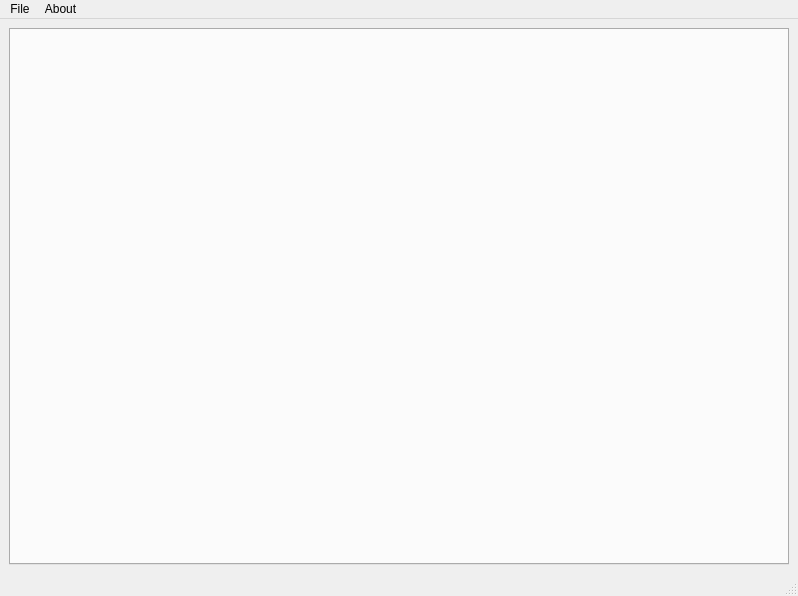
<?xml version="1.0" encoding="UTF-8"?>
<ui version="4.0">
 <class>MainWindow</class>
 <widget class="QMainWindow" name="MainWindow">
  <property name="geometry">
   <rect>
    <x>0</x>
    <y>0</y>
    <width>798</width>
    <height>596</height>
   </rect>
  </property>
  <property name="windowTitle">
   <string>MainWindow</string>
  </property>
  <widget class="QWidget" name="centralwidget">
   <layout class="QVBoxLayout" name="verticalLayout">
    <item>
     <widget class="QTabWidget" name="tabWidget">
      <property name="currentIndex">
       <number>-1</number>
      </property>
     </widget>
    </item>
   </layout>
  </widget>
  <widget class="QMenuBar" name="menubar">
   <property name="geometry">
    <rect>
     <x>0</x>
     <y>0</y>
     <width>798</width>
     <height>22</height>
    </rect>
   </property>
   <widget class="QMenu" name="menuFile">
    <property name="title">
     <string>File</string>
    </property>
    <addaction name="actionSave"/>
    <addaction name="actionLoad"/>
    <addaction name="separator"/>
    <addaction name="actionExit"/>
   </widget>
   <widget class="QMenu" name="menuAbout">
    <property name="title">
     <string>About</string>
    </property>
   </widget>
   <addaction name="menuFile"/>
   <addaction name="menuAbout"/>
  </widget>
  <widget class="QStatusBar" name="statusbar"/>
  <action name="actionSave">
   <property name="text">
    <string>Save</string>
   </property>
  </action>
  <action name="actionLoad">
   <property name="text">
    <string>Load</string>
   </property>
  </action>
  <action name="actionExit">
   <property name="text">
    <string>Exit</string>
   </property>
  </action>
 </widget>
 <resources/>
 <connections/>
</ui>
